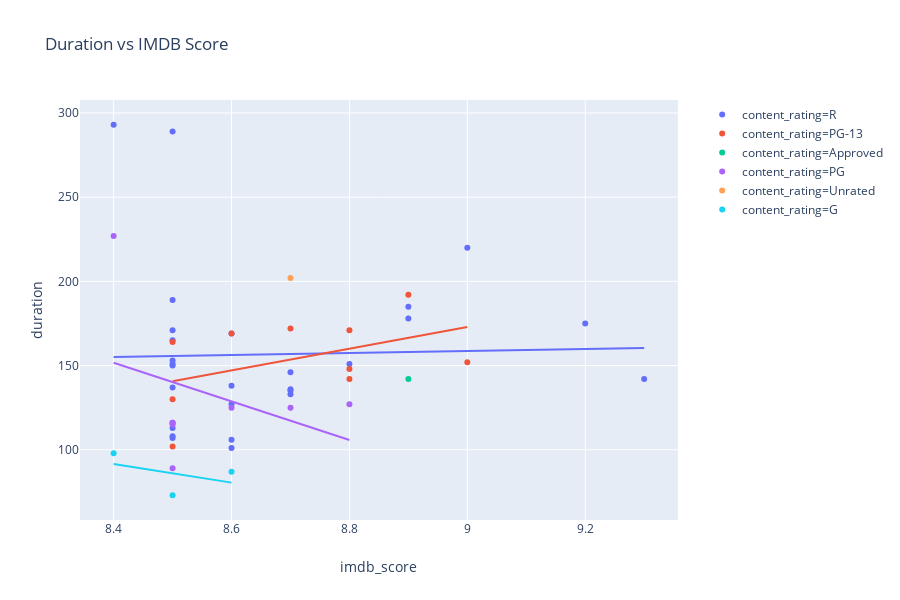

This figure's notebook cell:
### Code cell
df2 = df.sort_values('imdb_score', ascending = False).head(50)

px.scatter(df2, x="imdb_score", y="duration", hover_name='movie_title', color = 'content_rating', title = 'Duration vs IMDB Score', trendline = 'ols')

### Figure 1 — Plotly figure (JSON) as saved in the notebook; plotly's stock layout.template omitted (floating-point values rounded to 4 significant figures)
{"data": [{"hoverlabel": {"namelength": 0}, "hovertemplate": "<b>%{hovertext}</b><br><br>content_rating=R<br>imdb_score=%{x}<br>duration=%{y}", "hovertext": ["The Shawshank Redemption ", "The Godfather ", "The Godfather: Part II ", "Schindler's List ", "Pulp Fiction ", "Fight Club ", "The Matrix ", "City of God ", "One Flew Over the Cuckoo's Nest ", "Goodfellas ", "American History X ", "The Silence of the Lambs ", "Se7en ", "The Usual Suspects ", "Saving Private Ryan ", "Django Unchained ", "Whiplash ", "Psycho ", "Apocalypse Now ", "The Departed ", "Alien ", "The Lives of Others ", "Memento ", "Terminator 2: Judgment Day ", "Gladiator ", "The Pianist ", "The Green Mile ", "Das Boot "], "legendgroup": "content_rating=R", "marker": {"color": "#636efa", "symbol": "circle"}, "mode": "markers", "name": "content_rating=R", "showlegend": true, "type": "scatter", "x": [9.3, 9.2, 9, 8.9, 8.9, 8.8, 8.7, 8.7, 8.7, 8.7, 8.6, 8.6, 8.6, 8.6, 8.6, 8.5, 8.5, 8.5, 8.5, 8.5, 8.5, 8.5, 8.5, 8.5, 8.5, 8.5, 8.5, 8.4], "xaxis": "x", "y": [142, 175, 220, 185, 178, 151, 136, 135, 133, 146, 101, 138, 127, 106, 169, 165, 107, 108, 289, 151, 116, 137, 113, 153, 171, 150, 189, 293], "yaxis": "y"}, {"hoverlabel": {"namelength": 0}, "hovertemplate": "<b>OLS trendline</b><br>duration = 6.033342 * imdb_score + 104.361471<br>R<sup>2</sup>=0.000809<br><br>content_rating=R<br>imdb_score=%{x}<br>duration=%{y} <b>(trend)</b>", "legendgroup": "content_rating=R", "marker": {"color": "#636efa", "symbol": "circle"}, "mode": "lines", "name": "content_rating=R", "showlegend": false, "type": "scatter", "x": [8.4, 8.5, 8.5, 8.5, 8.5, 8.5, 8.5, 8.5, 8.5, 8.5, 8.5, 8.5, 8.5, 8.6, 8.6, 8.6, 8.6, 8.6, 8.7, 8.7, 8.7, 8.7, 8.8, 8.9, 8.9, 9, 9.2, 9.3], "xaxis": "x", "y": [155.0, 155.6, 155.6, 155.6, 155.6, 155.6, 155.6, 155.6, 155.6, 155.6, 155.6, 155.6, 155.6, 156.2, 156.2, 156.2, 156.2, 156.2, 156.9, 156.9, 156.9, 156.9, 157.5, 158.1, 158.1, 158.7, 159.9, 160.5], "yaxis": "y"}, {"hoverlabel": {"namelength": 0}, "hovertemplate": "<b>%{hovertext}</b><br><br>content_rating=PG-13<br>imdb_score=%{x}<br>duration=%{y}", "hovertext": ["The Dark Knight ", "The Lord of the Rings: The Return of the King ", "Forrest Gump ", "Inception ", "The Lord of the Rings: The Fellowship of the Ring ", "The Lord of the Rings: The Two Towers ", "Interstellar ", "The Prestige ", "Samsara ", "The Dark Knight Rises "], "legendgroup": "content_rating=PG-13", "marker": {"color": "#EF553B", "symbol": "circle"}, "mode": "markers", "name": "content_rating=PG-13", "showlegend": true, "type": "scatter", "x": [9, 8.9, 8.8, 8.8, 8.8, 8.7, 8.6, 8.5, 8.5, 8.5], "xaxis": "x", "y": [152, 192, 142, 148, 171, 172, 169, 130, 102, 164], "yaxis": "y"}, {"hoverlabel": {"namelength": 0}, "hovertemplate": "<b>OLS trendline</b><br>duration = 64.290657 * imdb_score + -405.771626<br>R<sup>2</sup>=0.204345<br><br>content_rating=PG-13<br>imdb_score=%{x}<br>duration=%{y} <b>(trend)</b>", "legendgroup": "content_rating=PG-13", "marker": {"color": "#EF553B", "symbol": "circle"}, "mode": "lines", "name": "content_rating=PG-13", "showlegend": false, "type": "scatter", "x": [8.5, 8.5, 8.5, 8.6, 8.7, 8.8, 8.8, 8.8, 8.9, 9], "xaxis": "x", "y": [140.7, 140.7, 140.7, 147.1, 153.6, 160.0, 160.0, 160.0, 166.4, 172.8], "yaxis": "y"}, {"hoverlabel": {"namelength": 0}, "hovertemplate": "<b>%{hovertext}</b><br><br>content_rating=Approved<br>imdb_score=%{x}<br>duration=%{y}", "hovertext": ["The Good, the Bad and the Ugly "], "legendgroup": "content_rating=Approved", "marker": {"color": "#00cc96", "symbol": "circle"}, "mode": "markers", "name": "content_rating=Approved", "showlegend": true, "type": "scatter", "x": [8.9], "xaxis": "x", "y": [142], "yaxis": "y"}, {"hoverlabel": {"namelength": 0}, "hovertemplate": "content_rating=Approved", "legendgroup": "content_rating=Approved", "marker": {"color": "#00cc96", "symbol": "circle"}, "mode": "lines", "name": "content_rating=Approved", "showlegend": false, "type": "scatter", "xaxis": "x", "yaxis": "y"}, {"hoverlabel": {"namelength": 0}, "hovertemplate": "<b>%{hovertext}</b><br><br>content_rating=PG<br>imdb_score=%{x}<br>duration=%{y}", "hovertext": ["Star Wars: Episode V - The Empire Strikes Back ", "Star Wars: Episode IV - A New Hope ", "Spirited Away ", "Children of Heaven ", "Raiders of the Lost Ark ", "Back to the Future ", "Lawrence of Arabia "], "legendgroup": "content_rating=PG", "marker": {"color": "#ab63fa", "symbol": "circle"}, "mode": "markers", "name": "content_rating=PG", "showlegend": true, "type": "scatter", "x": [8.8, 8.7, 8.6, 8.5, 8.5, 8.5, 8.4], "xaxis": "x", "y": [127, 125, 125, 89, 115, 116, 227], "yaxis": "y"}, {"hoverlabel": {"namelength": 0}, "hovertemplate": "<b>OLS trendline</b><br>duration = -114.625000 * imdb_score + 1114.500000<br>R<sup>2</sup>=0.130098<br><br>content_rating=PG<br>imdb_score=%{x}<br>duration=%{y} <b>(trend)</b>", "legendgroup": "content_rating=PG", "marker": {"color": "#ab63fa", "symbol": "circle"}, "mode": "lines", "name": "content_rating=PG", "showlegend": false, "type": "scatter", "x": [8.4, 8.5, 8.5, 8.5, 8.6, 8.7, 8.8], "xaxis": "x", "y": [151.7, 140.2, 140.2, 140.2, 128.7, 117.3, 105.8], "yaxis": "y"}, {"hoverlabel": {"namelength": 0}, "hovertemplate": "<b>%{hovertext}</b><br><br>content_rating=Unrated<br>imdb_score=%{x}<br>duration=%{y}", "hovertext": ["Seven Samurai "], "legendgroup": "content_rating=Unrated", "marker": {"color": "#FFA15A", "symbol": "circle"}, "mode": "markers", "name": "content_rating=Unrated", "showlegend": true, "type": "scatter", "x": [8.7], "xaxis": "x", "y": [202], "yaxis": "y"}, {"hoverlabel": {"namelength": 0}, "hovertemplate": "content_rating=Unrated", "legendgroup": "content_rating=Unrated", "marker": {"color": "#FFA15A", "symbol": "circle"}, "mode": "lines", "name": "content_rating=Unrated", "showlegend": false, "type": "scatter", "xaxis": "x", "yaxis": "y"}, {"hoverlabel": {"namelength": 0}, "hovertemplate": "<b>%{hovertext}</b><br><br>content_rating=G<br>imdb_score=%{x}<br>duration=%{y}", "hovertext": ["Modern Times ", "The Lion King ", "WALL·E "], "legendgroup": "content_rating=G", "marker": {"color": "#19d3f3", "symbol": "circle"}, "mode": "markers", "name": "content_rating=G", "showlegend": true, "type": "scatter", "x": [8.6, 8.5, 8.4], "xaxis": "x", "y": [87, 73, 98], "yaxis": "y"}, {"hoverlabel": {"namelength": 0}, "hovertemplate": "<b>OLS trendline</b><br>duration = -55.000000 * imdb_score + 553.500000<br>R<sup>2</sup>=0.192675<br><br>content_rating=G<br>imdb_score=%{x}<br>duration=%{y} <b>(trend)</b>", "legendgroup": "content_rating=G", "marker": {"color": "#19d3f3", "symbol": "circle"}, "mode": "lines", "name": "content_rating=G", "showlegend": false, "type": "scatter", "x": [8.4, 8.5, 8.6], "xaxis": "x", "y": [91.5, 86.0, 80.5], "yaxis": "y"}], "layout": {"height": 600, "legend": {"tracegroupgap": 0}, "title": {"text": "Duration vs IMDB Score"}, "xaxis": {"anchor": "y", "domain": [0, 0.98], "title": {"text": "imdb_score"}}, "yaxis": {"anchor": "x", "domain": [0, 1], "title": {"text": "duration"}}}}
